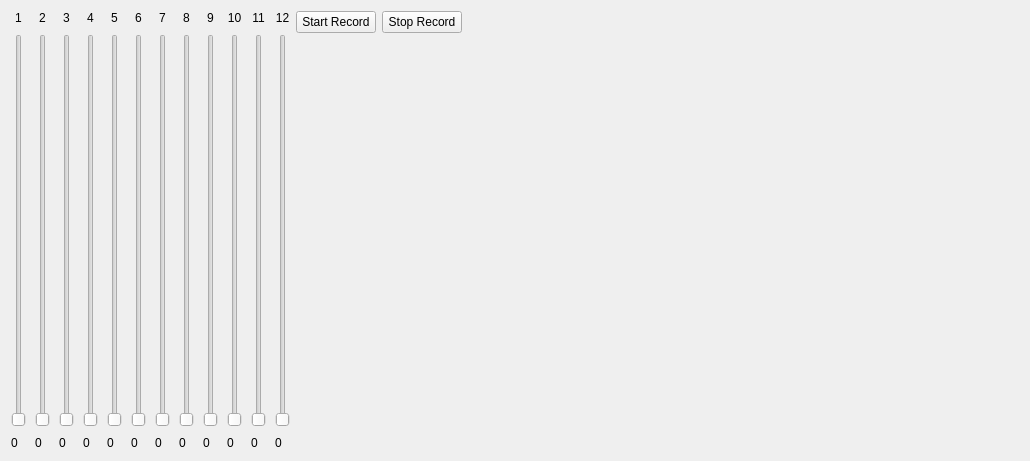
<?xml version="1.0" encoding="UTF-8"?>
<ui version="4.0">
 <class>Q_Temp_Ctrl_Widget</class>
 <widget class="QWidget" name="Q_Temp_Ctrl_Widget">
  <property name="geometry">
   <rect>
    <x>0</x>
    <y>0</y>
    <width>1030</width>
    <height>461</height>
   </rect>
  </property>
  <property name="windowTitle">
   <string>Dialog</string>
  </property>
  <layout class="QHBoxLayout" name="horizontalLayout_3">
   <item>
    <layout class="QHBoxLayout" name="horizontalLayout">
     <property name="spacing">
      <number>9</number>
     </property>
     <item>
      <layout class="QVBoxLayout" name="verticalLayout1">
       <item>
        <widget class="QLabel" name="label1">
         <property name="text">
          <string>1</string>
         </property>
         <property name="alignment">
          <set>Qt::AlignCenter</set>
         </property>
        </widget>
       </item>
       <item>
        <widget class="QSlider" name="verticalSlider1">
         <property name="orientation">
          <enum>Qt::Vertical</enum>
         </property>
         <property name="tickPosition">
          <enum>QSlider::NoTicks</enum>
         </property>
        </widget>
       </item>
       <item>
        <widget class="QLabel" name="labelSpeed1">
         <property name="text">
          <string>0</string>
         </property>
        </widget>
       </item>
      </layout>
     </item>
     <item>
      <layout class="QVBoxLayout" name="verticalLayout2">
       <item>
        <widget class="QLabel" name="label2">
         <property name="text">
          <string>2</string>
         </property>
         <property name="alignment">
          <set>Qt::AlignCenter</set>
         </property>
        </widget>
       </item>
       <item>
        <widget class="QSlider" name="verticalSlider2">
         <property name="orientation">
          <enum>Qt::Vertical</enum>
         </property>
        </widget>
       </item>
       <item>
        <widget class="QLabel" name="labelSpeed2">
         <property name="text">
          <string>0</string>
         </property>
        </widget>
       </item>
      </layout>
     </item>
     <item>
      <layout class="QVBoxLayout" name="verticalLayout3">
       <item>
        <widget class="QLabel" name="label3">
         <property name="text">
          <string>3</string>
         </property>
         <property name="alignment">
          <set>Qt::AlignCenter</set>
         </property>
        </widget>
       </item>
       <item>
        <widget class="QSlider" name="verticalSlider3">
         <property name="orientation">
          <enum>Qt::Vertical</enum>
         </property>
        </widget>
       </item>
       <item>
        <widget class="QLabel" name="labelSpeed3">
         <property name="text">
          <string>0</string>
         </property>
        </widget>
       </item>
      </layout>
     </item>
     <item>
      <layout class="QVBoxLayout" name="verticalLayout4">
       <item>
        <widget class="QLabel" name="label4">
         <property name="text">
          <string>4</string>
         </property>
         <property name="alignment">
          <set>Qt::AlignCenter</set>
         </property>
        </widget>
       </item>
       <item>
        <widget class="QSlider" name="verticalSlider4">
         <property name="orientation">
          <enum>Qt::Vertical</enum>
         </property>
        </widget>
       </item>
       <item>
        <widget class="QLabel" name="labelSpeed4">
         <property name="text">
          <string>0</string>
         </property>
        </widget>
       </item>
      </layout>
     </item>
     <item>
      <layout class="QVBoxLayout" name="verticalLayout5">
       <item>
        <widget class="QLabel" name="label5">
         <property name="text">
          <string>5</string>
         </property>
         <property name="alignment">
          <set>Qt::AlignCenter</set>
         </property>
        </widget>
       </item>
       <item>
        <widget class="QSlider" name="verticalSlider5">
         <property name="orientation">
          <enum>Qt::Vertical</enum>
         </property>
        </widget>
       </item>
       <item>
        <widget class="QLabel" name="labelSpeed5">
         <property name="text">
          <string>0</string>
         </property>
        </widget>
       </item>
      </layout>
     </item>
     <item>
      <layout class="QVBoxLayout" name="verticalLayout6">
       <item>
        <widget class="QLabel" name="label6">
         <property name="text">
          <string>6</string>
         </property>
         <property name="alignment">
          <set>Qt::AlignCenter</set>
         </property>
        </widget>
       </item>
       <item>
        <widget class="QSlider" name="verticalSlider6">
         <property name="orientation">
          <enum>Qt::Vertical</enum>
         </property>
        </widget>
       </item>
       <item>
        <widget class="QLabel" name="labelSpeed6">
         <property name="text">
          <string>0</string>
         </property>
        </widget>
       </item>
      </layout>
     </item>
     <item>
      <layout class="QVBoxLayout" name="verticalLayout7">
       <item>
        <widget class="QLabel" name="label7">
         <property name="text">
          <string>7</string>
         </property>
         <property name="alignment">
          <set>Qt::AlignCenter</set>
         </property>
        </widget>
       </item>
       <item>
        <widget class="QSlider" name="verticalSlider7">
         <property name="orientation">
          <enum>Qt::Vertical</enum>
         </property>
        </widget>
       </item>
       <item>
        <widget class="QLabel" name="labelSpeed7">
         <property name="text">
          <string>0</string>
         </property>
        </widget>
       </item>
      </layout>
     </item>
     <item>
      <layout class="QVBoxLayout" name="verticalLayout8">
       <item>
        <widget class="QLabel" name="label8">
         <property name="text">
          <string>8</string>
         </property>
         <property name="alignment">
          <set>Qt::AlignCenter</set>
         </property>
        </widget>
       </item>
       <item>
        <widget class="QSlider" name="verticalSlider8">
         <property name="orientation">
          <enum>Qt::Vertical</enum>
         </property>
        </widget>
       </item>
       <item>
        <widget class="QLabel" name="labelSpeed8">
         <property name="text">
          <string>0</string>
         </property>
        </widget>
       </item>
      </layout>
     </item>
     <item>
      <layout class="QVBoxLayout" name="verticalLayout9">
       <item>
        <widget class="QLabel" name="label9">
         <property name="text">
          <string>9</string>
         </property>
         <property name="alignment">
          <set>Qt::AlignCenter</set>
         </property>
        </widget>
       </item>
       <item>
        <widget class="QSlider" name="verticalSlider9">
         <property name="orientation">
          <enum>Qt::Vertical</enum>
         </property>
        </widget>
       </item>
       <item>
        <widget class="QLabel" name="labelSpeed9">
         <property name="text">
          <string>0</string>
         </property>
        </widget>
       </item>
      </layout>
     </item>
     <item>
      <layout class="QVBoxLayout" name="verticalLayout10">
       <item>
        <widget class="QLabel" name="label10">
         <property name="text">
          <string>10</string>
         </property>
         <property name="alignment">
          <set>Qt::AlignCenter</set>
         </property>
        </widget>
       </item>
       <item>
        <widget class="QSlider" name="verticalSlider10">
         <property name="orientation">
          <enum>Qt::Vertical</enum>
         </property>
        </widget>
       </item>
       <item>
        <widget class="QLabel" name="labelSpeed10">
         <property name="text">
          <string>0</string>
         </property>
        </widget>
       </item>
      </layout>
     </item>
     <item>
      <layout class="QVBoxLayout" name="verticalLayout11">
       <item>
        <widget class="QLabel" name="label11">
         <property name="text">
          <string>11</string>
         </property>
         <property name="alignment">
          <set>Qt::AlignCenter</set>
         </property>
        </widget>
       </item>
       <item>
        <widget class="QSlider" name="verticalSlider11">
         <property name="orientation">
          <enum>Qt::Vertical</enum>
         </property>
        </widget>
       </item>
       <item>
        <widget class="QLabel" name="labelSpeed11">
         <property name="text">
          <string>0</string>
         </property>
        </widget>
       </item>
      </layout>
     </item>
     <item>
      <layout class="QVBoxLayout" name="verticalLayout12">
       <item>
        <widget class="QLabel" name="label12">
         <property name="text">
          <string>12</string>
         </property>
         <property name="alignment">
          <set>Qt::AlignCenter</set>
         </property>
        </widget>
       </item>
       <item>
        <widget class="QSlider" name="verticalSlider12">
         <property name="orientation">
          <enum>Qt::Vertical</enum>
         </property>
        </widget>
       </item>
       <item>
        <widget class="QLabel" name="labelSpeed12">
         <property name="text">
          <string>0</string>
         </property>
        </widget>
       </item>
      </layout>
     </item>
    </layout>
   </item>
   <item>
    <layout class="QVBoxLayout" name="verticalLayoutTemp" stretch="0,1">
     <item>
      <layout class="QHBoxLayout" name="horizontalLayoutTemp">
       <item>
        <widget class="QPushButton" name="pushButtonStart">
         <property name="sizePolicy">
          <sizepolicy hsizetype="Fixed" vsizetype="Fixed">
           <horstretch>0</horstretch>
           <verstretch>0</verstretch>
          </sizepolicy>
         </property>
         <property name="text">
          <string>Start Record</string>
         </property>
        </widget>
       </item>
       <item>
        <widget class="QPushButton" name="pushButton">
         <property name="text">
          <string>Stop Record</string>
         </property>
        </widget>
       </item>
       <item>
        <spacer name="horizontalSpacer">
         <property name="orientation">
          <enum>Qt::Horizontal</enum>
         </property>
         <property name="sizeHint" stdset="0">
          <size>
           <width>40</width>
           <height>20</height>
          </size>
         </property>
        </spacer>
       </item>
      </layout>
     </item>
     <item>
      <widget class="QwtPlot" name="plot"/>
     </item>
    </layout>
   </item>
  </layout>
 </widget>
 <customwidgets>
  <customwidget>
   <class>QwtPlot</class>
   <extends>QFrame</extends>
   <header>qwt_plot.h</header>
   <container>1</container>
  </customwidget>
 </customwidgets>
 <resources/>
 <connections/>
</ui>
